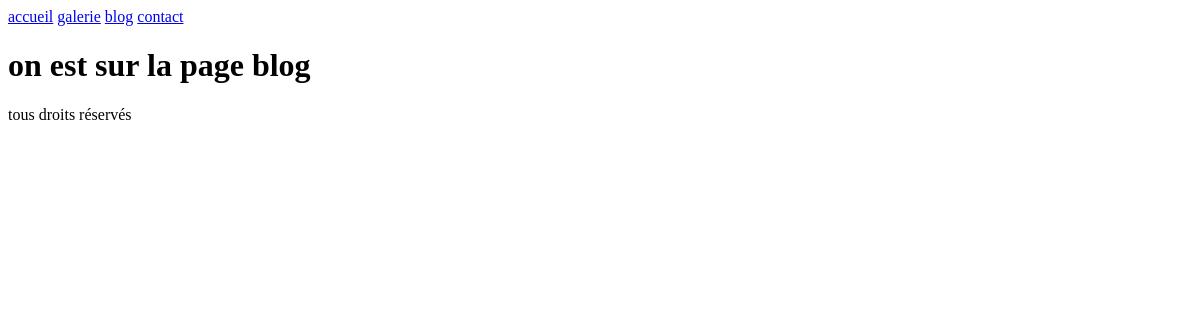
The page /blog.php on the database as committed earlier.
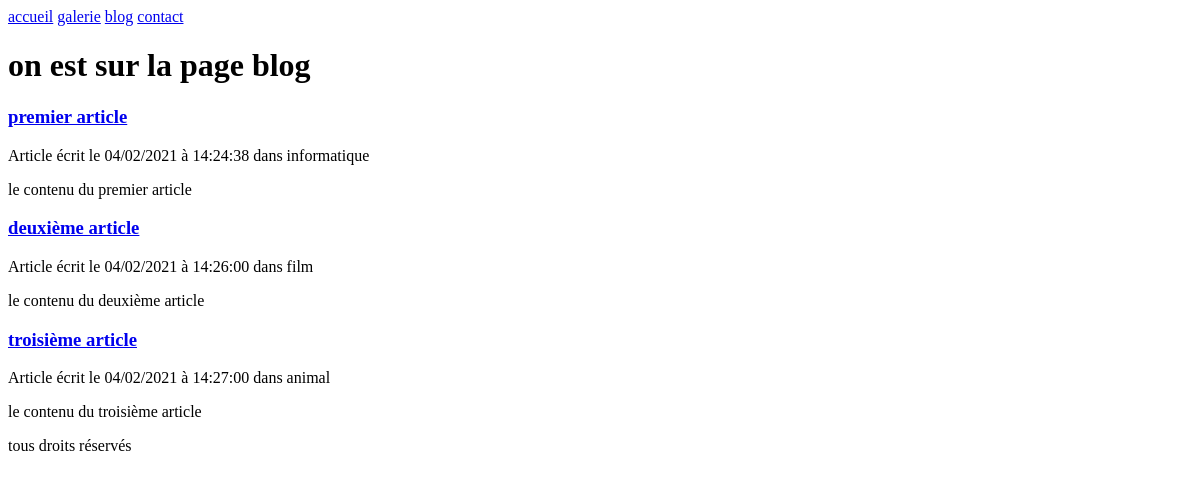
The same page on the database as committed later.
### tables this page shows
CREATE TABLE `articles` (
  `id` int(11) NOT NULL,
  `title` varchar(255) NOT NULL,
  `slug` varchar(255) NOT NULL,
  `content` text NOT NULL,
  `created_at` datetime NOT NULL,
  `picture` varchar(255) NOT NULL,
  `category` varchar(255) NOT NULL,
  `priority` int(11) NOT NULL
);

### includes/model/Model.php (called while the page is built, shortened)
<?php
class Model
{
    static function lireArticles ()
    {
        $dsn = "mysql:dbname=" . DBNAME . ";host=" . DBHOST;
        try{
            $db = new PDO($dsn, DBUSER, DBPASS);
            $db->exec("SET NAMES utf8");
            $db->setAttribute(PDO::ATTR_DEFAULT_FETCH_MODE, PDO::FETCH_ASSOC);
        }
        catch (PDOException $e){
            die($e->getMessage());
        }
        $sql    = "SELECT * FROM `articles`";
        $query  = $db->query($sql);
        return $query;
    }
}

### includes/view/Template.php (the view, shortened to what this page needs)
<?php
class Template
{
    static function blog ()
    {
        Template::header();
        echo "<h1>on est sur la page blog</h1>";
        $query = Model::lireArticles();
        $articles = $query->fetchAll();
        foreach($articles as $article):
?>
        <article>
            <h3><a href="article.php?id=<?= $article["id"] ?>"><?php echo $article["title"] ?></a></h3>
            <p>Article écrit le <?= date("d/m/Y à H:i:s", strtotime($article["created_at"])) ?> dans <?= $article["category"] ?></p>
            <div><?= $article["content"] ?></div>
        </article>
<?php
        endforeach;
        Template::footer();
    }
    static function header()
    {
?>
<!DOCTYPE html>
<html lang="fr">
<head>
</head>
<body>
    <header>
        <nav>
            <a href="index.php">accueil</a>
            <a href="galerie.php">galerie</a>
            <a href="blog.php">blog</a>
            <a href="contact.php">contact</a>
        </nav>
    </header>
    <main>
<?php
    }
    static function footer ()
    {
?>
    </main>
    <footer>
        <p>tous droits réservés</p>
    </footer>
</body>
</html>
<?php
    }
}

### index.php (shortened to what this page needs)
<?php
class index
{
    static function chargerCodeClasse ($nomClasse)
    {
        $chemin = "includes/*/$nomClasse.php";
        $fichiers = glob($chemin);
    }
    function consulterCompact ()
    {
        $uri = $_SERVER["REQUEST_URI"];
        extract(parse_url($uri));
        extract(pathinfo($path));
        $codeTemplate = "Template::$filename";
        if (is_callable($codeTemplate)) {
            $codeTemplate();
        }
        else {
            header("HTTP/1.0 404 Not Found");
            Template::error404();
        }
    }
}
$index = new index;
$index->consulterCompact();

Rows that differ between the two databases and show on the page:
added articles: title "premier article", created_at "04/02/2021 à 14:24:38", category "informatique", content "le contenu du premier article"
added articles: title "deuxième article", created_at "04/02/2021 à 14:26:00", category "film", content "le contenu du deuxième article"
added articles: title "troisième article", created_at "04/02/2021 à 14:27:00", category "animal", content "le contenu du troisième article"
